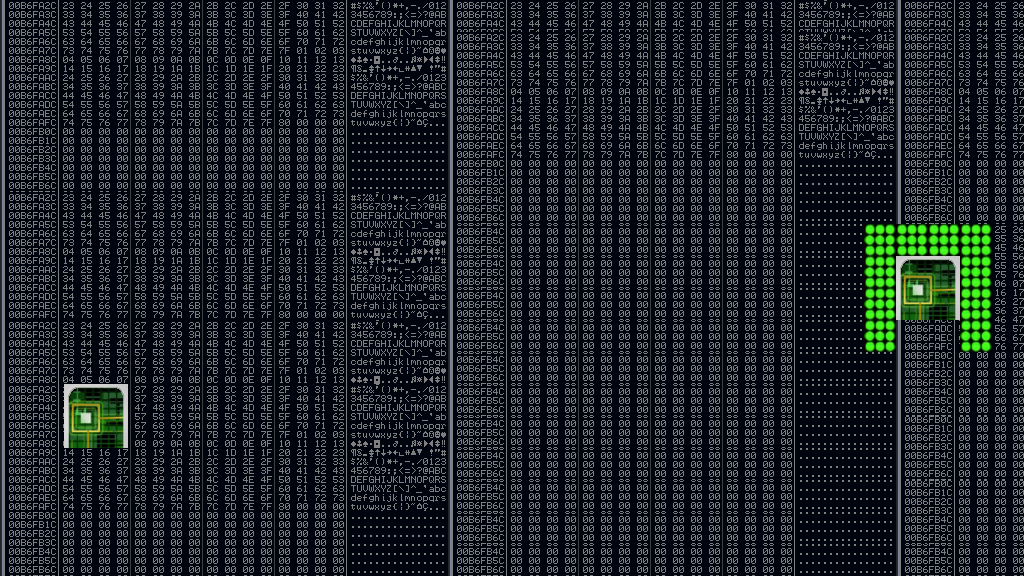

Tiled map render using the project's own tile images. Description and the whole map definition, tile-layer contents included, below:
An orthogonal 32x18 tile map with 32x32 px tiles, 2 tile layers (parallax, back), 2 hidden layers not drawn, 3 tilesets and 2 objects.

<map version="1.0" orientation="orthogonal" width="32" height="18" tilewidth="32" tileheight="32">
 <tileset firstgid="1" name="tilesetCollision" tilewidth="32" tileheight="32">
  <image source="../bitmaps/tilesetCollision.png" width="64" height="32" />
 </tileset>
 <tileset firstgid="3" name="tileset" tilewidth="32" tileheight="32">
  <image source="../bitmaps/pixelart.png" width="600" height="800" />
 </tileset>
 <tileset firstgid="453" name="lter9" tilewidth="32" tileheight="32">
  <image source="../bitmaps/paralex2.png" width="469" height="248" />
 </tileset>
 <layer name="parallax" width="32" height="18">
  <data encoding="csv">
467,468,469,470,471,472,473,474,475,476,477,478,479,480,467,468,469,470,471,472,473,474,475,476,477,478,479,480,467,468,469,470,
481,482,483,484,485,486,487,488,489,490,491,492,493,494,467,468,469,470,471,472,473,474,475,476,477,478,479,480,467,468,469,470,
495,496,497,498,499,500,501,502,503,504,505,506,507,508,481,482,483,484,485,486,487,488,489,490,491,492,493,494,481,482,483,484,
509,510,511,512,513,514,515,516,517,518,519,520,521,522,495,496,497,498,499,500,501,502,503,504,505,506,507,508,495,496,497,498,
523,524,525,526,527,528,529,530,531,532,533,534,535,536,509,510,511,512,513,514,515,516,517,518,519,520,521,522,509,510,511,512,
537,538,539,540,541,542,543,544,545,546,547,548,549,550,523,524,525,526,527,528,529,530,531,532,533,534,535,536,523,524,525,526,
467,468,469,470,471,472,473,474,475,476,477,478,479,480,537,538,539,540,541,542,543,544,545,546,547,548,549,550,537,538,539,540,
481,482,483,484,485,486,487,488,489,490,491,492,493,494,537,538,539,540,541,542,543,544,545,546,547,548,549,550,467,468,469,470,
495,496,497,498,499,500,501,502,503,504,505,506,507,508,537,538,539,540,541,542,543,544,545,546,547,548,549,550,481,482,483,484,
509,510,511,512,513,514,515,516,517,518,519,520,521,522,537,538,539,540,541,542,543,544,545,546,547,548,549,550,495,496,497,498,
467,468,469,470,471,472,473,474,475,476,477,478,479,480,537,538,539,540,541,542,543,544,545,546,547,548,549,550,509,510,511,512,
481,482,483,484,485,486,487,488,489,490,491,492,493,494,537,538,539,540,541,542,543,544,545,546,547,548,549,550,523,524,525,526,
467,468,469,470,471,472,473,474,475,476,477,478,479,480,537,538,539,540,541,542,543,544,545,546,547,548,549,550,537,538,539,540,
481,482,483,484,485,486,487,488,489,490,491,492,493,494,537,538,539,540,541,542,543,544,545,546,547,548,549,550,523,524,525,526,
495,496,497,498,499,500,501,502,503,504,505,506,507,508,537,538,539,540,541,542,543,544,545,546,547,548,549,550,537,538,539,540,
509,510,511,512,513,514,515,516,517,518,519,520,521,522,537,538,539,540,541,542,543,544,545,546,547,548,549,550,523,524,525,526,
523,524,525,526,527,528,529,530,531,532,533,534,535,536,537,538,539,540,541,542,543,544,545,546,547,548,549,550,537,538,539,540,
537,538,539,540,541,542,543,544,545,546,547,548,549,550,537,538,539,540,541,542,543,544,545,546,547,548,549,550,537,538,539,540
</data>
 </layer>
 <layer name="back" width="32" height="18">
  <data encoding="csv">
0,0,0,0,0,0,0,0,0,0,0,0,0,0,0,0,0,0,0,0,0,0,0,0,0,0,0,0,0,0,0,0,
0,0,0,0,0,0,0,0,0,0,0,0,0,0,0,0,0,0,0,0,0,0,0,0,0,0,0,0,0,0,0,0,
0,0,0,0,0,0,0,0,0,0,0,0,0,0,0,0,0,0,0,0,0,0,0,0,0,0,0,0,0,0,0,0,
0,0,0,0,0,0,0,0,0,0,0,0,0,0,0,0,0,0,0,0,0,0,0,0,0,0,0,0,0,0,0,0,
0,0,0,0,0,0,0,0,0,0,0,0,0,0,0,0,0,0,0,0,0,0,0,0,0,0,0,0,0,0,0,0,
0,0,0,0,0,0,0,0,0,0,0,0,0,0,0,0,0,0,0,0,0,0,0,0,0,0,0,0,0,0,0,0,
0,0,0,0,6,6,0,0,0,0,0,0,0,0,0,0,0,0,0,0,0,0,0,0,0,0,0,0,0,0,0,0,
0,0,0,0,6,6,0,0,0,0,0,0,0,0,0,0,0,0,0,0,0,0,0,0,6,0,0,62,62,62,62,0,
0,0,0,0,0,0,0,0,0,0,0,0,0,0,0,0,0,0,0,0,0,0,0,0,0,0,0,62,65,66,62,0,
0,0,0,0,0,0,0,0,0,0,0,0,0,0,0,0,0,0,0,0,0,0,0,0,0,0,0,62,83,84,62,0,
0,0,0,0,0,0,0,0,0,0,0,0,0,0,0,0,0,0,0,0,0,0,0,0,0,0,0,62,0,0,62,0,
0,0,0,0,0,0,0,0,0,0,0,0,0,0,0,0,0,0,0,0,0,0,0,0,0,0,0,0,0,0,0,0,
0,0,65,66,0,0,0,0,0,0,0,0,0,0,0,0,0,0,0,0,0,0,0,0,0,0,0,0,0,0,0,0,
0,0,83,84,0,0,0,0,0,0,0,0,0,0,0,0,0,0,0,0,0,0,0,0,0,0,0,0,0,0,0,0,
0,0,0,0,0,0,0,0,0,0,0,0,0,0,0,0,0,0,0,0,0,0,0,0,0,0,0,0,0,0,0,0,
0,0,0,0,0,0,0,0,0,0,0,0,0,0,0,0,0,0,0,0,0,0,0,0,0,0,0,0,0,0,0,0,
0,0,0,0,0,0,0,0,0,0,0,0,0,0,0,0,0,0,0,0,0,0,0,0,0,0,0,0,0,0,0,0,
0,0,0,0,0,0,0,0,0,0,0,0,0,0,0,0,0,0,0,0,0,0,0,0,0,0,0,0,0,0,0,0
</data>
 </layer>
 <layer name="front" width="32" height="18" visible="0">
  <data encoding="csv">
7,8,7,8,13,8,9,8,11,8,13,8,13,8,9,8,11,8,11,8,11,8,13,8,11,8,9,8,9,8,9,8,
43,0,0,0,0,101,0,0,101,0,0,101,0,0,101,0,0,0,0,0,0,0,0,0,0,0,0,0,0,0,0,43,
61,0,0,0,102,100,98,0,100,0,0,100,0,0,100,0,0,0,0,0,0,0,0,0,0,0,0,0,0,0,0,61,
43,0,0,0,0,100,0,102,100,98,0,100,0,0,100,0,0,0,0,0,0,0,0,0,0,0,0,0,0,0,0,43,
61,0,0,0,0,99,0,0,100,0,102,100,98,0,100,0,0,0,0,0,0,0,0,0,0,0,0,0,0,0,0,61,
43,0,0,0,0,0,0,0,99,0,0,100,0,102,100,98,0,0,0,0,0,0,0,0,0,0,0,0,0,0,0,43,
61,0,0,0,0,0,0,0,0,0,0,99,0,0,100,0,0,0,0,0,0,0,0,0,0,0,0,0,0,0,0,61,
43,0,0,0,0,0,0,0,0,0,0,0,0,0,99,0,0,0,0,0,0,0,0,0,0,0,0,0,0,0,0,43,
61,0,0,0,0,0,0,0,0,0,0,0,0,0,0,0,0,0,0,0,0,0,95,0,0,95,0,0,0,0,0,61,
43,0,0,0,0,0,0,0,0,0,0,0,0,0,0,0,0,0,0,0,0,0,94,0,0,94,0,0,0,0,0,43,
61,0,0,0,0,0,0,0,0,0,0,0,0,0,101,7,8,0,0,0,0,96,94,93,93,94,130,0,9,10,0,61,
43,0,0,0,0,0,0,0,0,0,0,101,0,0,100,0,0,0,113,0,0,0,94,0,0,94,0,7,8,15,14,43,
61,0,0,0,0,0,0,0,101,0,0,100,0,102,100,98,0,0,132,0,0,0,94,0,0,94,0,0,0,0,0,61,
43,0,0,0,0,101,0,0,100,0,102,100,98,0,100,0,0,0,132,0,0,96,94,93,93,94,130,0,0,0,0,61,
61,0,15,14,0,100,0,102,100,98,0,100,0,0,100,0,0,0,132,0,0,0,94,0,0,94,0,0,0,0,0,61,
43,0,0,0,102,100,98,0,100,0,0,100,0,0,100,0,0,0,132,0,0,0,94,0,0,94,0,0,0,0,0,43,
61,0,0,0,0,99,0,0,99,0,0,99,0,0,99,0,0,0,112,0,0,96,133,93,93,133,130,0,0,0,0,61,
7,8,11,8,11,8,9,8,11,8,11,8,9,8,9,8,9,8,9,8,9,8,7,8,9,8,7,8,9,8,13,8
</data>
 </layer>
 <layer name="collision" width="32" height="18" visible="0" opacity="0.53">
  <data encoding="csv">
1,1,1,1,1,1,1,1,1,1,1,1,1,1,1,1,1,1,1,1,1,1,1,1,1,1,1,1,1,1,1,1,
1,0,0,0,0,1,0,0,1,0,0,1,0,0,1,0,0,0,0,0,0,0,0,0,0,0,0,0,0,0,0,1,
1,0,0,0,1,1,1,0,1,0,0,1,0,0,1,0,0,0,0,0,0,0,0,0,0,0,0,0,0,0,0,1,
1,0,0,0,0,1,0,1,1,1,0,1,0,0,1,0,0,0,0,0,0,0,0,0,0,0,0,0,0,0,0,1,
1,0,0,0,0,1,0,0,1,0,1,1,1,0,1,0,0,0,0,0,0,0,0,0,0,0,0,0,0,0,0,1,
1,0,0,0,0,0,0,0,1,0,0,1,0,1,1,1,0,0,0,0,0,0,0,0,0,0,0,0,0,0,0,1,
1,0,0,0,0,0,0,0,0,0,0,1,0,0,1,0,0,0,0,0,0,0,0,0,0,0,0,0,0,0,0,1,
1,0,0,0,0,0,0,0,0,0,0,0,0,0,1,0,0,0,0,0,0,0,0,0,0,0,0,0,0,0,0,1,
1,0,0,0,0,0,0,0,0,0,0,0,0,0,0,0,0,0,0,0,0,0,1,0,0,1,0,0,2,2,0,1,
1,0,0,0,0,0,0,0,0,0,0,0,0,0,0,0,0,0,0,0,0,0,1,0,0,1,0,0,2,2,0,1,
1,0,0,0,0,0,0,0,0,0,0,0,0,0,1,1,1,0,0,0,0,1,1,1,1,1,1,0,1,1,0,1,
1,0,0,0,0,0,0,0,0,0,0,1,0,0,1,0,0,0,1,0,0,0,1,0,0,1,0,1,1,1,1,1,
1,0,2,2,0,0,0,0,1,0,0,1,0,1,1,1,0,0,1,0,0,0,1,0,0,1,0,0,0,0,0,1,
1,0,2,2,0,1,0,0,1,0,1,1,1,0,1,0,0,0,1,0,0,1,1,1,1,1,1,0,0,0,0,1,
1,0,1,1,0,1,0,1,1,1,0,1,0,0,1,0,0,0,1,0,0,0,1,0,0,1,0,0,0,0,0,1,
1,0,0,0,1,1,1,0,1,0,0,1,0,0,1,0,0,0,1,0,0,0,1,0,0,1,0,0,0,0,0,1,
1,0,0,0,0,1,0,0,1,0,0,1,0,0,1,0,0,0,1,0,0,1,1,1,1,1,1,0,0,0,0,1,
1,1,1,1,1,1,1,1,1,1,1,1,1,1,1,1,1,1,1,1,1,1,1,1,1,1,1,1,1,1,1,1
</data>
 </layer>
 <objectgroup name="wires" width="0" height="0" visible="0">
  <object x="832" y="224">
   <polyline points="0,0 64,0 64,-96 -192,-96 -192,256 -64,256" />
  </object>
  <object x="832" y="448">
   <polyline points="0,32 192,32" />
  </object>
 </objectgroup>
</map>